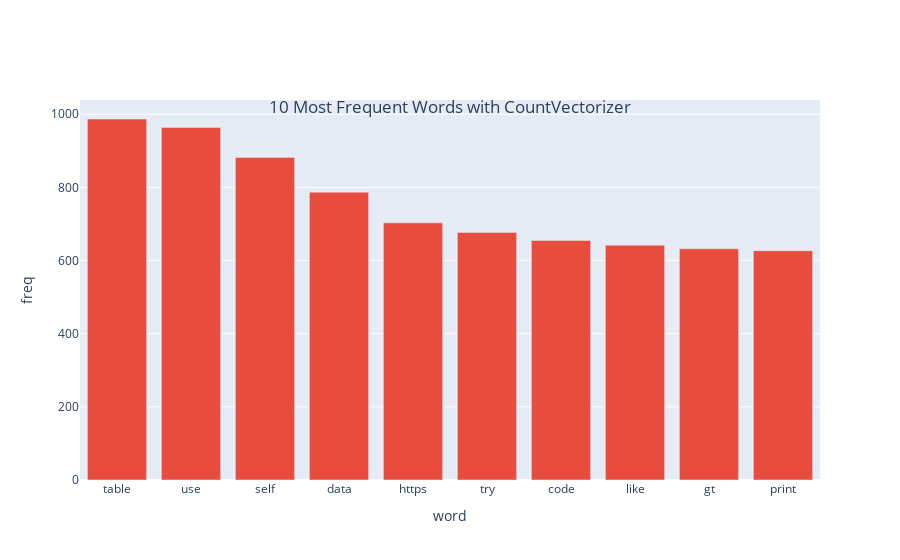

Here is the notebook cell this chart was saved with:
### Code cell
# Top ten common words with CountVectorizer

fig = px.bar(dcv.head(10), 'word', 'freq', title='10 Most Frequent Words with CountVectorizer', color_discrete_sequence=['#E84C3C', '#1C68B9'])
fig.update_layout(title_x=.5, title_y=.82)

### Figure 1 — Plotly figure (JSON) as saved in the notebook; plotly's stock layout.template omitted (floating-point values rounded to 4 significant figures)
{"data": [{"alignmentgroup": "True", "hovertemplate": "word=%{x}<br>freq=%{y}<extra></extra>", "legendgroup": "", "marker": {"color": "#E84C3C", "pattern": {"shape": ""}}, "name": "", "offsetgroup": "", "orientation": "v", "showlegend": false, "textposition": "auto", "type": "bar", "x": ["table", "use", "self", "data", "https", "try", "code", "like", "gt", "print"], "xaxis": "x", "y": [987, 964, 882, 787, 703, 677, 655, 642, 632, 627], "yaxis": "y"}], "layout": {"autosize": true, "barmode": "relative", "legend": {"tracegroupgap": 0}, "title": {"text": "10 Most Frequent Words with CountVectorizer", "x": 0.5, "y": 0.82}, "xaxis": {"anchor": "y", "autorange": true, "domain": [0, 1], "range": [-0.5, 9.5], "title": {"text": "word"}, "type": "category"}, "yaxis": {"anchor": "x", "autorange": true, "domain": [0, 1], "range": [0, 1039.0], "title": {"text": "freq"}, "type": "linear"}}}
